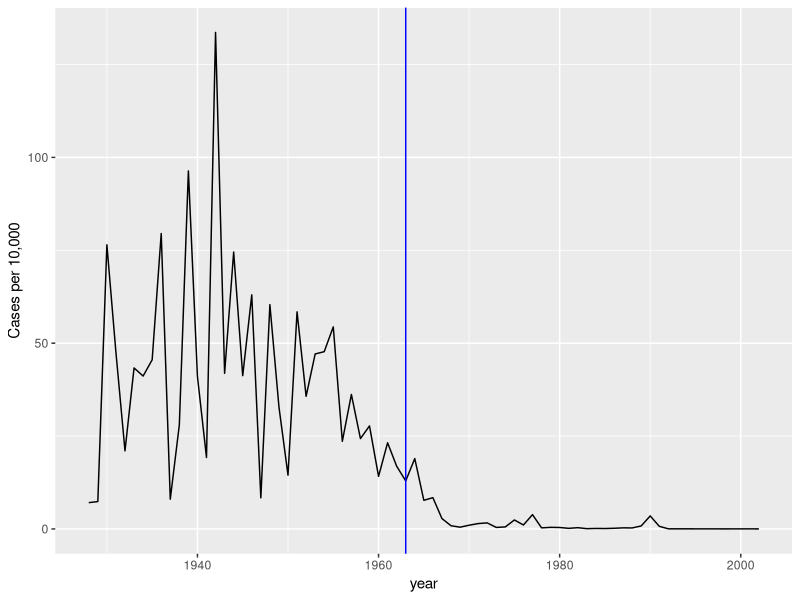
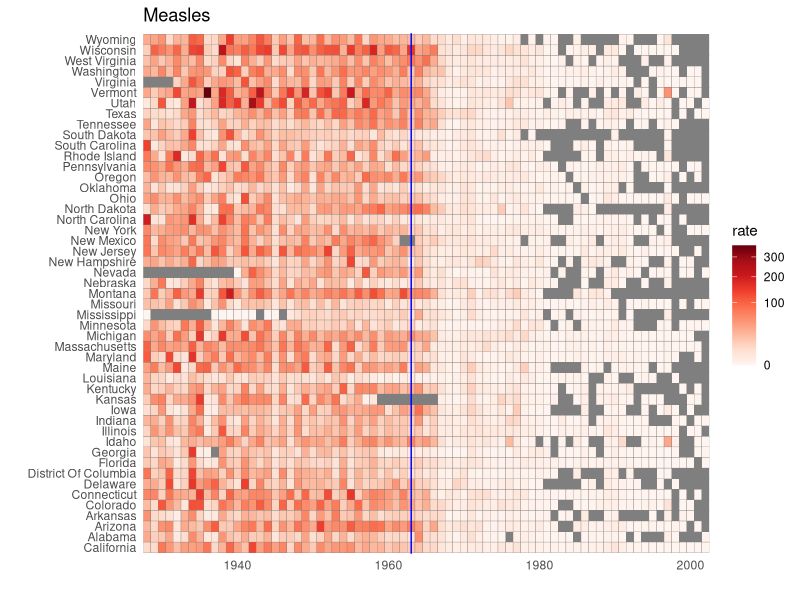
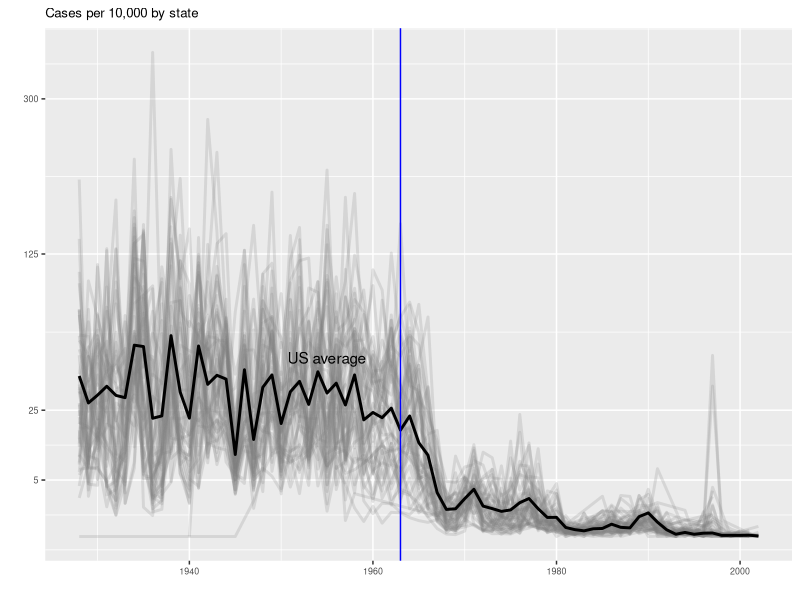

Source code (R) for these figures, in order:
## ---- chunk 1
library(tidyverse)
library(RColorBrewer)
library(dslabs)
data(us_contagious_diseases)
names(us_contagious_diseases)
## ---- chunk 2
the_disease <- "Measles"
dat <- us_contagious_diseases %>%
  filter(!state%in%c("Hawaii","Alaska") & disease == the_disease) %>%
  mutate(rate = count / population * 10000 * 52 / weeks_reporting) %>% 
  mutate(state = reorder(state, rate)) 
## ---- chunk 3
dat %>% filter(state == "California" & !is.na(rate)) %>%
  ggplot(aes(year, rate)) +
  geom_line() + 
  ylab("Cases per 10,000")  + 
  geom_vline(xintercept=1963, col = "blue")
## ---- chunk 4
dat %>% ggplot(aes(year, state, fill = rate)) +
  geom_tile(color = "grey50") +
  scale_x_continuous(expand=c(0,0)) +
  scale_fill_gradientn(colors = brewer.pal(9, "Reds"), trans = "sqrt") +
  geom_vline(xintercept=1963, col = "blue") +
  theme_minimal() +  theme(panel.grid = element_blank()) +
  ggtitle(the_disease) + 
  ylab("") + 
  xlab("")
## ---- chunk 5
avg <- us_contagious_diseases %>%
  filter(disease==the_disease) %>% group_by(year) %>%
  summarize(us_rate = sum(count, na.rm = TRUE) / 
              sum(population, na.rm = TRUE) * 10000)
## ---- chunk 6
dat %>% 
  filter(!is.na(rate)) %>%
    ggplot() +
  geom_line(aes(year, rate, group = state),  color = "grey50", 
            show.legend = FALSE, alpha = 0.2, size = 1) +
  geom_line(mapping = aes(year, us_rate),  data = avg, size = 1) +
  scale_y_continuous(trans = "sqrt", breaks = c(5, 25, 125, 300)) + 
  ggtitle("Cases per 10,000 by state") + 
  xlab("") + 
  ylab("") +
  geom_text(data = data.frame(x = 1955, y = 50), 
            mapping = aes(x, y, label="US average"), 
            color="black") + 
  geom_vline(xintercept=1963, col = "blue") +
  theme(legend.position="bottom", text = element_text(size = 8))
